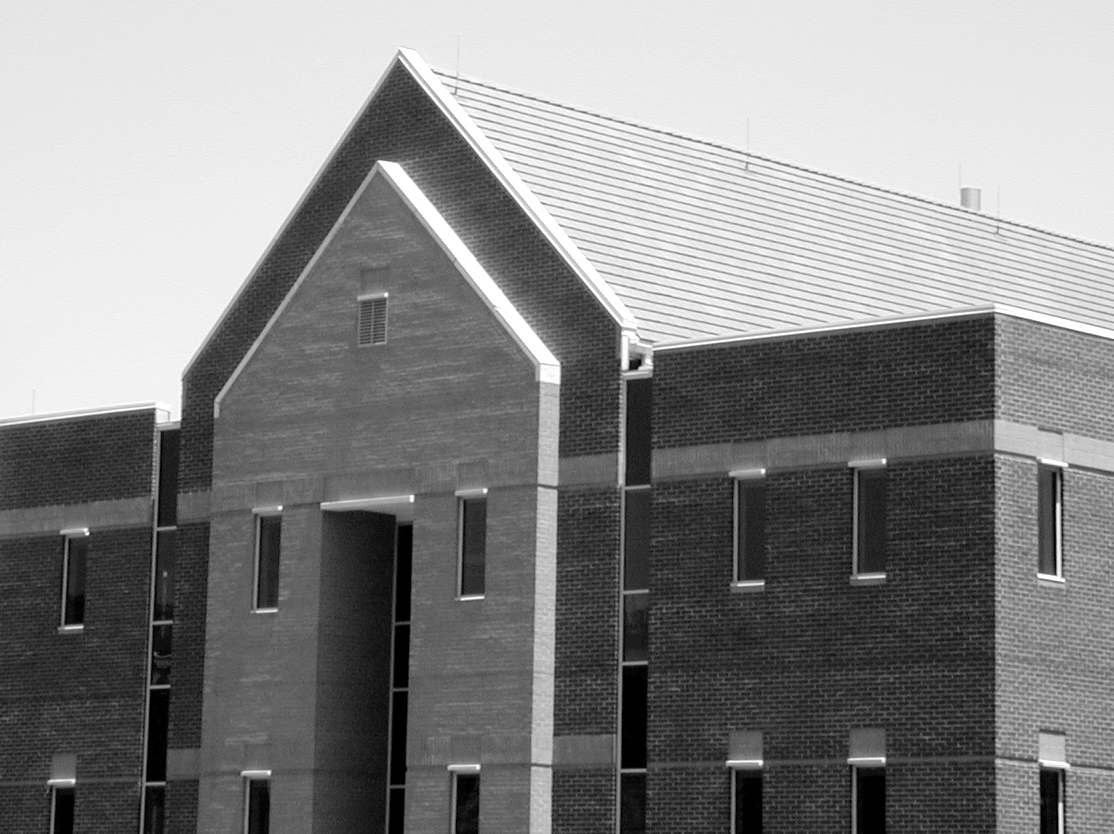
%> input picture School/CSE 102/Labs/Lab9/Code/building_original.tif, 1114 x 834 px
$ octave Part2.m   (GNU Octave 9; MATLAB toolbox functions it lacks are replaced by stand-ins)
%> lines starting %> are read from the running program, lines starting %| are printed output that depends on the picture
%Compute Horizontal Edges
clc; close all; clear;
building = imread('building_original.tif');
%> building is the input picture: size 834x1114 uint8; min 0, max 255, mean 133.3
figure(1); imshow(building);title('Original');
hsobel = fspecial('sobel');
hprewitt = fspecial('prewitt');

building_sobel = imfilter(building,hsobel);
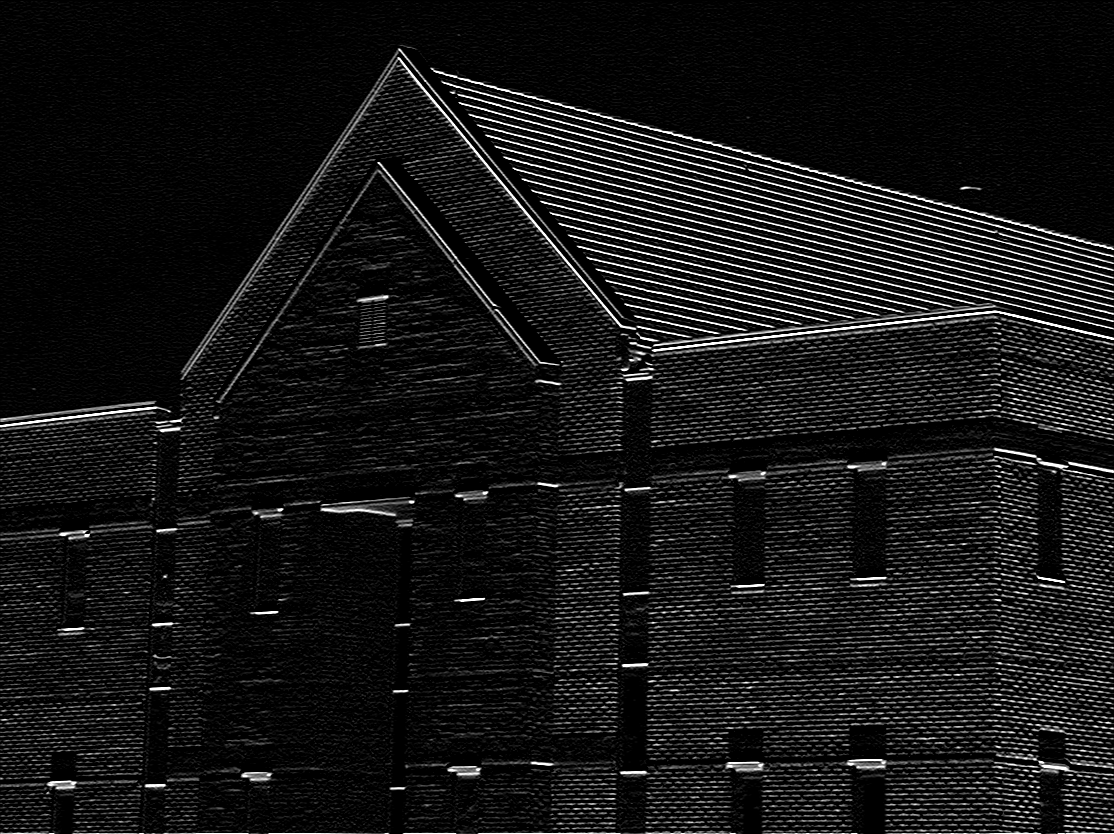
%> building_sobel: size 834x1114 uint8; min 0, max 255, mean 22.3
figure(2); imshow(building_sobel);title('Horizontal Sobel');
building_prewitt = imfilter(building,hprewitt);
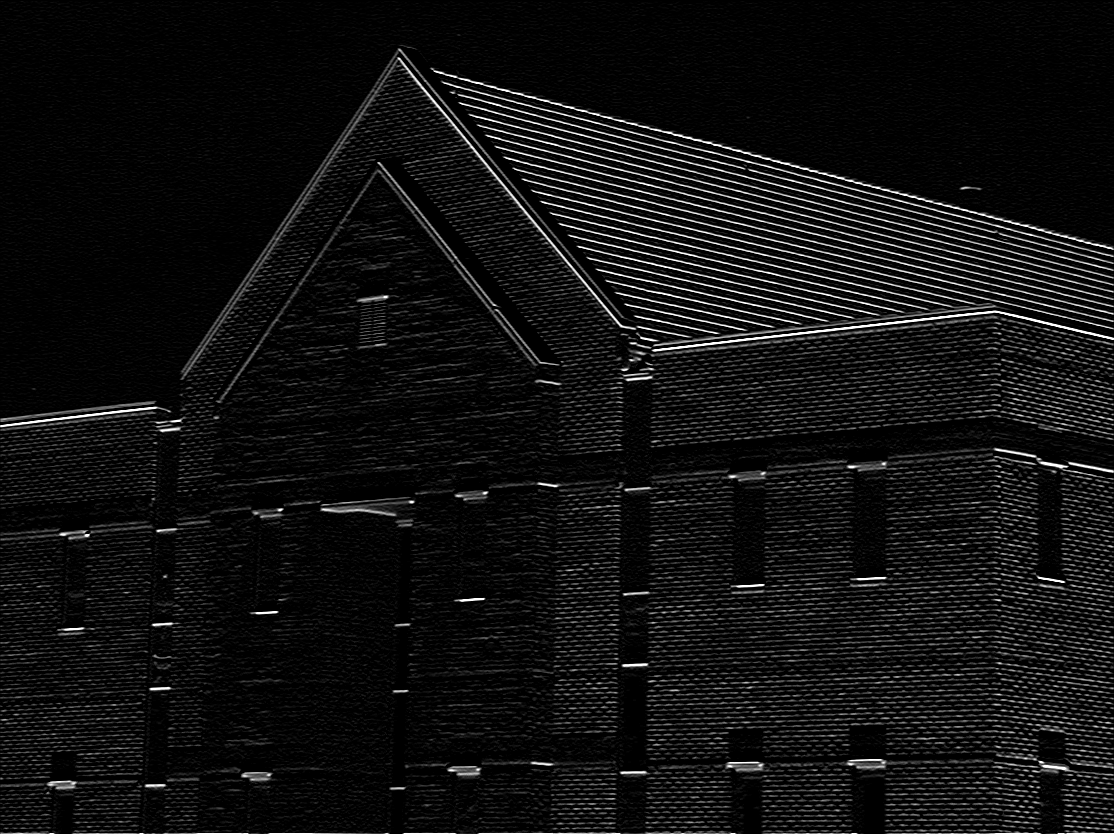
%> building_prewitt: size 834x1114 uint8; min 0, max 255, mean 17.1
figure(3); imshow(building_prewitt);title('Horizontal Prewitt');

$ run again, with School/CSE 102/Labs/Lab9/Code/van_original.tif copied over School/CSE 102/Labs/Lab9/Code/building_original.tif
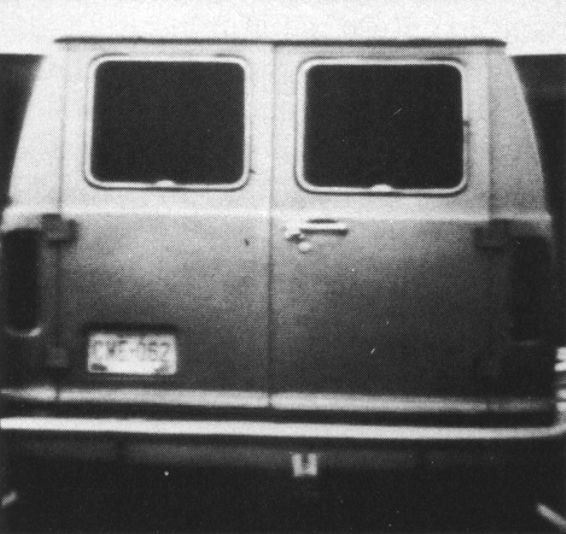
%> input picture School/CSE 102/Labs/Lab9/Code/van_original.tif, 566 x 534 px
%> building is the input picture: size 534x566 uint8; min 26, max 255, mean 106.1
%> `building_sobel = imfilter(building,hsobel);`:
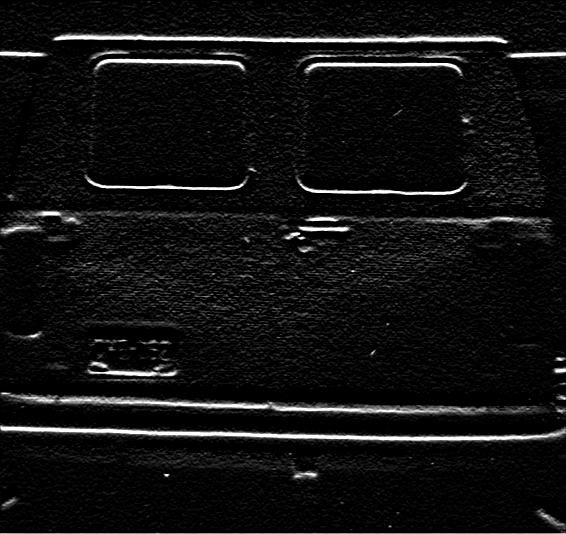
%> building_sobel: size 534x566 uint8; min 0, max 255, mean 17.4
%> `building_prewitt = imfilter(building,hprewitt);`:
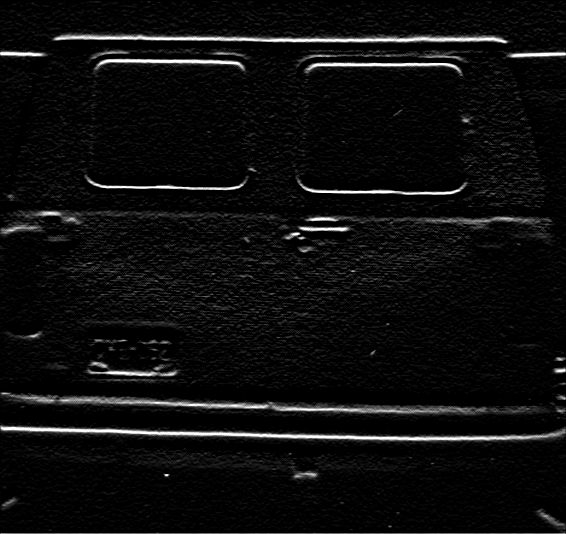
%> building_prewitt: size 534x566 uint8; min 0, max 255, mean 13.6
